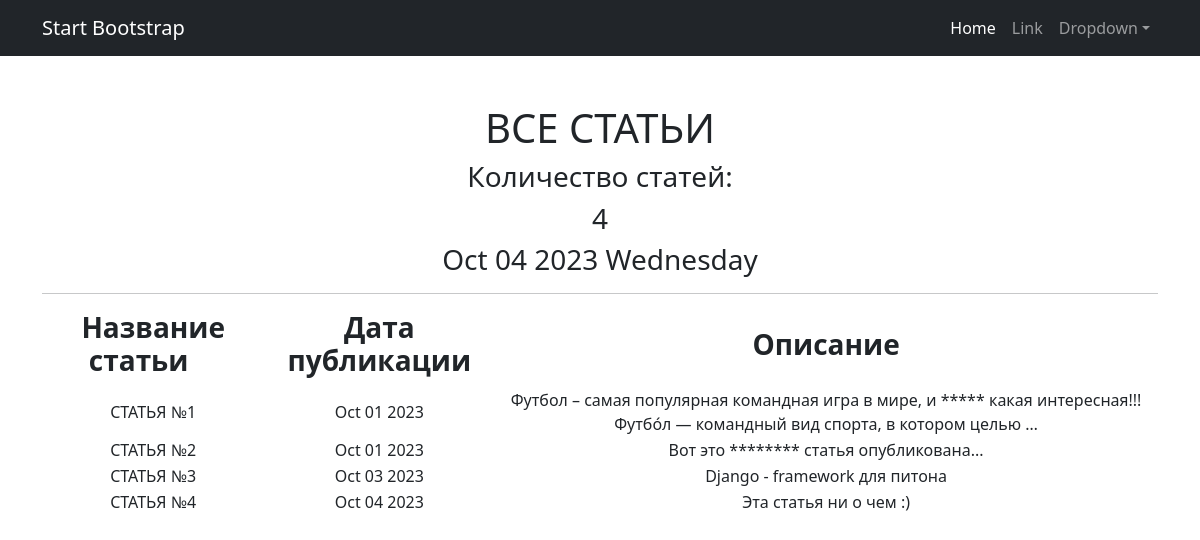
/posts/, run on the app's committed database.
### news/models.py (models this page shows, shortened)
class Post(models.Model):
    objects = None
    POST_TYPES = [
        ('ARTICLE', 'СТАТЬЯ'),
        ('NEWS', 'НОВОСТЬ'),
    ]
    author = models.ForeignKey(Author, on_delete=models.CASCADE, related_name='posts')
    post_type = models.CharField(max_length=10, choices=POST_TYPES)
    created_date = models.DateTimeField(auto_now_add=True)
    categories = models.ManyToManyField(Category, through='PostCategory')
    title = models.CharField(max_length=255, unique=True)
    text = models.TextField()
    rating = models.IntegerField(default=0)

### news/views.py (the view)
# urls.py: path('', NewsList.as_view()),
class NewsList(ListView):
    model = Post
    ordering = 'title'  # Отсортируем по дате публикации, чтобы новые новости были первыми
    template_name = 'posts.html'  # Используем шаблон default.html
    context_object_name = 'posts'
    def get_queryset(self):
        queryset = super().get_queryset()
        return queryset
    def get_context_data(self, **kwargs):
        context = super().get_context_data(**kwargs)
        return context

### news/templatetags/custom_filters.py (called while the page is built)
@register.filter(name='censor')
def censor(value):
    words_to_censor = ['пипец', 'зашибись']  # Замените на реальные нежелательные слова
    for word in words_to_censor:
        value = value.replace(word, '*' * len(word))
    return value

### news/templatetags/custom_tags.py (called while the page is built)
@register.simple_tag()
def current_time(format_string='%b %d %Y'):
    return datetime.utcnow().strftime(format_string)

### templates/posts.html (shortened to what this page needs)
{% extends 'flatpages/default.html' %}
{% block content %}
<h1>ВСЕ СТАТЬИ</h1>
   <h3> Количество статей:</h3>
   <h3>{{ posts|length }}</h3>
   <h3>{% current_time '%b %d %Y %A' %}</h3>
   <hr>
      {% if posts %}
          <table>
              <tr>
                  <td> <h3><strong>Название статьи&nbsp;&nbsp;&nbsp;&nbsp;</strong></h3> </td>
                  <td> <h3><strong>Дата публикации</strong></h3> </td>
                  <td> <h3><strong>Описание</strong></h3> </td>
              </tr>
             {% for post in posts %}
           <tr>
               <td>{{ post.title }}</td>
               <td>{{ post.created_date|date:'M d Y' }}</td>
               <td>{{ post.text|truncatewords:20|censor }}</td>
           </tr>
           {% endfor %}
          </table>
      {% else %}
       <h2>СТАТЕЙ НЕТ!</h2>
   {% endif %}
{% endblock content %}

### data on the page
Post: title "СТАТЬЯ №1", created_date "Oct 01 2023", text|censor "Футбол – самая популярная командная игра в мире, и ***** какая интересная!!! Футбо́л — командный вид спорта, в котором целью …"
Post: title "СТАТЬЯ №2", created_date "Oct 01 2023", text|censor "Вот это ******** статья опубликована..."
Post: title "СТАТЬЯ №3", created_date "Oct 03 2023", text|censor "Django - framework для питона"
Post: title "СТАТЬЯ №4", created_date "Oct 04 2023", text|censor "Эта статья ни о чем :)"

### other printed values
{{ posts|length }} "4"
